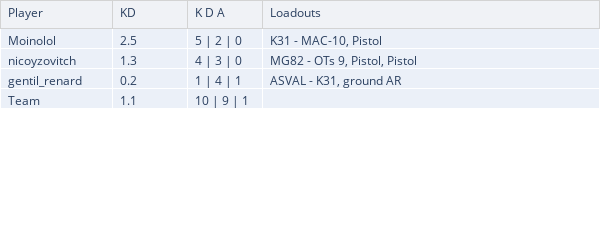

This figure's notebook cell:
### Code cell
df = team_info

fig = go.Figure(
    data=[
        go.Table(
            columnwidth = [30, 20, 20, 90],
            header = dict(values=list(df.columns),
                          align=['left'],
                          line_color='lightgray',
                          fill_color='#F0F2F6'),
            cells = dict(values=[df.Player, df.KD, df['K D A'], df.Loadouts],
                         align='left'))
    ]
)

# to narrow spaces between several figures
fig.update_layout(
    width=600,
    height=250,
    margin=dict(
        l=0,
        r=1,
        b=0,
        t=0
        )
    )
fig.show()

### Figure 1 — Plotly figure (JSON) as saved in the notebook; plotly's stock layout.template omitted (floating-point values rounded to 4 significant figures)
{"data": [{"cells": {"align": "left", "values": [["Moinolol", "nicoyzovitch", "gentil_renard", "Team"], [2.5, 1.3, 0.2, 1.1], ["5 | 2 | 0", "4 | 3 | 0", "1 | 4 | 1", "10 | 9 | 1"], ["K31 - MAC-10, Pistol", "MG82 - OTs 9, Pistol, Pistol", "ASVAL - K31, ground AR", ""]]}, "columnwidth": [30, 20, 20, 90], "header": {"align": ["left"], "fill": {"color": "#F0F2F6"}, "line": {"color": "lightgray"}, "values": ["Player", "KD", "K D A", "Loadouts"]}, "type": "table"}], "layout": {"height": 250, "margin": {"b": 0, "l": 0, "r": 1, "t": 0}, "width": 600}}
